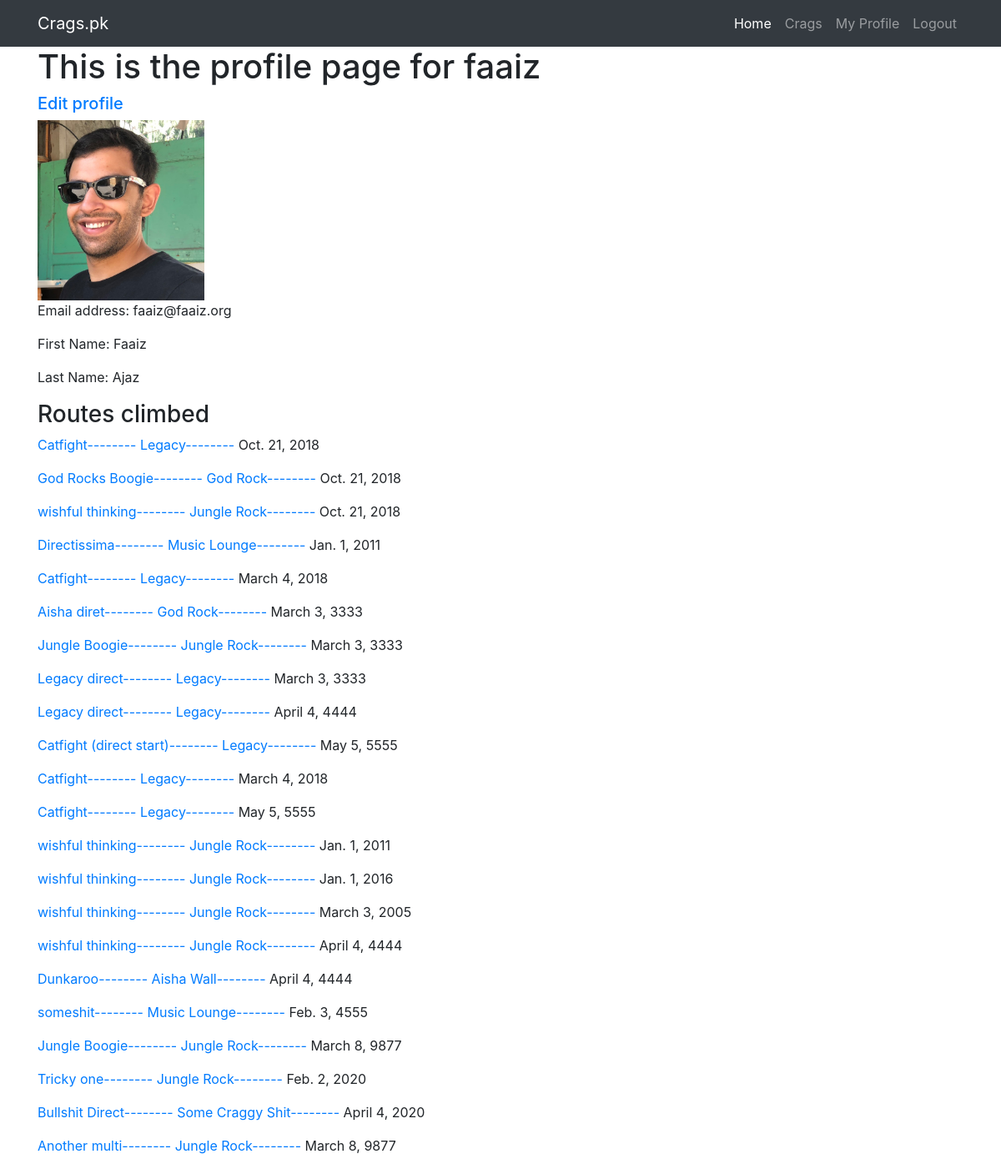
Page /users/faaiz (signed in) on the committed database.
### users/models.py (models this page shows, shortened)
class Profile(models.Model):
	user = models.OneToOneField(User, on_delete=models.CASCADE)
	image = models.ImageField(default='default.jpg', upload_to='profile_pictures')

### ascents/models.py (models this page shows, shortened)
class Ascent(models.Model):
	route = models.ForeignKey(Route, on_delete=models.CASCADE)
	climber = models.ForeignKey(User, on_delete=models.CASCADE)
	date = models.DateField(auto_now=False)

### routes/models.py (models this page shows)
class Route(models.Model):
    rname = models.CharField(max_length=500, verbose_name='Route Name')
    rdescription = models.TextField(verbose_name='Route Description')
    ropener = models.CharField(max_length=500, verbose_name='Route Opener')
    rcrag = models.ForeignKey(Crag, on_delete=models.CASCADE, verbose_name='Crag')
    rlength = models.IntegerField(verbose_name='Route Length', default=0)
    rtype = models.ForeignKey(RouteType, on_delete=models.SET_NULL, null=True)
    numpitch = models.CharField(max_length=500, verbose_name='Single or Multi')
    def __str__(self):
        return self.rname

### crags/models.py (models this page shows)
class Crag(models.Model):
    cname = models.CharField(max_length=500, verbose_name='Name')
    cdescription = models.TextField(verbose_name='Crag description')
    cauthor = models.ForeignKey(  # Many crags can have one author
        User, on_delete=models.PROTECT, verbose_name='Page author')
    def __str__(self):
        return self.cname

### users/views.py (the view)
# urls.py: path('<username>', views.UserProfile.as_view(), name='profile'),
class UserProfile(LoginRequiredMixin, generic.DetailView):
	login_url='/login/'
	template_name = 'users/profile.html'
	model = User
	def get_object(self):
		return get_object_or_404(User, username=self.kwargs['username'])

### users/templates/users/profile.html (shortened to what this page needs)
{% extends 'base.html' %}
{% block content %}
	<h1>This is the profile page for {{object.username}}</h1>
	{% if user.is_authenticated %}
		<h5><a href="{% url 'edit-profile' username=user.username %}">Edit profile</a></h5>
	{% endif %}
	<img src="{{ object.profile.image.url }}" width="200">
	<p>Email address: {{object.email}}</p>
	<p>First Name: {{object.first_name}}</p>
	<p>Last Name: {{object.last_name}}</p>
	<h3>Routes climbed</h3>
	{% for ascent in object.ascent_set.all %}
		<p><a href="{% url 'route-view' route_id=ascent.route.id %}">{{ ascent.route }}--------</a>
		<a href="{% url 'crag-view' crag_id=ascent.route.rcrag.id %}">{{ ascent.route.rcrag}}--------</a>
		{{ascent.date}}</p>
	{% endfor %}
{% endblock %}

### rows in the picture
Ascent: route "Catfight", route.rcrag "Legacy", date "Oct. 21, 2018"
Ascent: route "God Rocks Boogie", route.rcrag "God Rock", date "Oct. 21, 2018"
Ascent: route "wishful thinking", route.rcrag "Jungle Rock", date "Oct. 21, 2018"
Ascent: route "Directissima", route.rcrag "Music Lounge", date "Jan. 1, 2011"
Ascent: route "Catfight", route.rcrag "Legacy", date "March 4, 2018"
Ascent: route "Aisha diret", route.rcrag "God Rock", date "March 3, 3333"
Ascent: route "Jungle Boogie", route.rcrag "Jungle Rock", date "March 3, 3333"
Ascent: route "Legacy direct", route.rcrag "Legacy", date "March 3, 3333"
Ascent: route "Legacy direct", route.rcrag "Legacy", date "April 4, 4444"
Ascent: route "Catfight (direct start)", route.rcrag "Legacy", date "May 5, 5555"
Ascent: route "Catfight", route.rcrag "Legacy", date "March 4, 2018"
Ascent: route "Catfight", route.rcrag "Legacy", date "May 5, 5555"
Ascent: route "wishful thinking", route.rcrag "Jungle Rock", date "Jan. 1, 2011"
Ascent: route "wishful thinking", route.rcrag "Jungle Rock", date "Jan. 1, 2016"
Ascent: route "wishful thinking", route.rcrag "Jungle Rock", date "March 3, 2005"
Ascent: route "wishful thinking", route.rcrag "Jungle Rock", date "April 4, 4444"
Ascent: route "Dunkaroo", route.rcrag "Aisha Wall", date "April 4, 4444"
Ascent: route "someshit", route.rcrag "Music Lounge", date "Feb. 3, 4555"
Ascent: route "Jungle Boogie", route.rcrag "Jungle Rock", date "March 8, 9877"
Ascent: route "Tricky one", route.rcrag "Jungle Rock", date "Feb. 2, 2020"
Ascent: route "Bullshit Direct", route.rcrag "Some Craggy Shit", date "April 4, 2020"
Ascent: route "Another multi", route.rcrag "Jungle Rock", date "March 8, 9877"

### other values in the picture
{{ object.username }} "faaiz"
{{ object.email }} "faaiz@faaiz.org"
{{ object.first_name }} "Faaiz"
{{ object.last_name }} "Ajaz"
